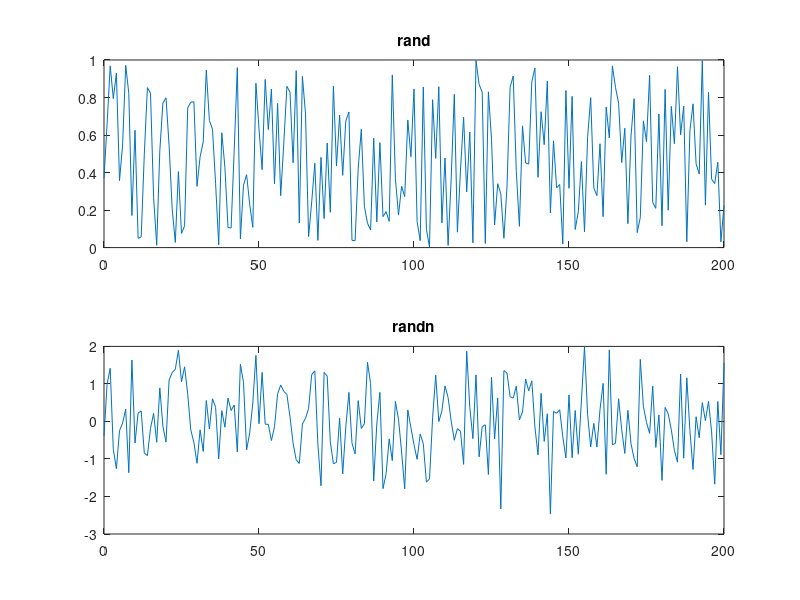

Write MATLAB code to recreate this figure.
t=0:1:200;
x1=rand(size(t));
subplot(2,1,1)
plot(t,x1),title('rand')
x2=randn(size(t));
subplot(2,1,2)
plot(t,x2),title('randn')
